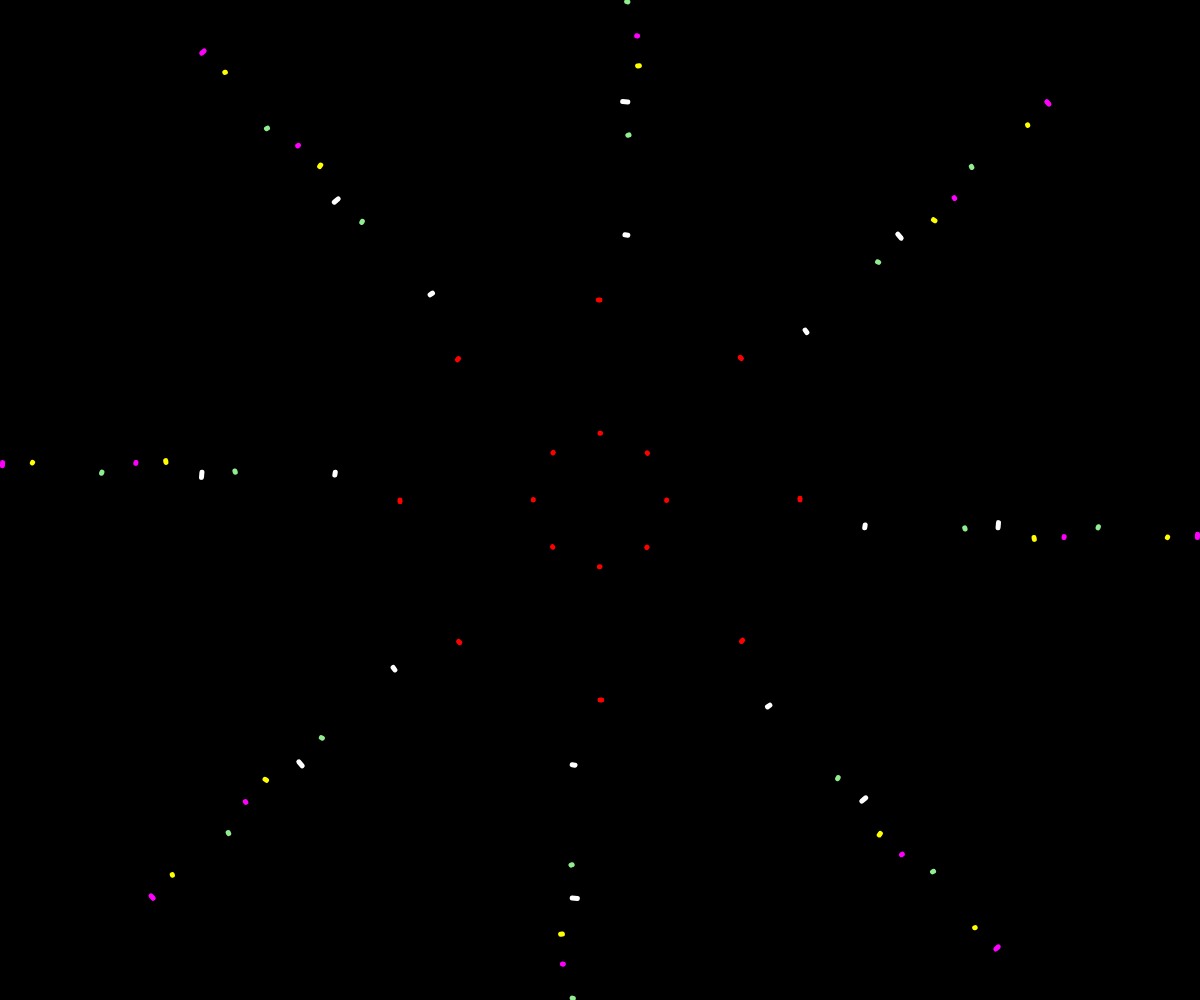
Frame 1 (no input)
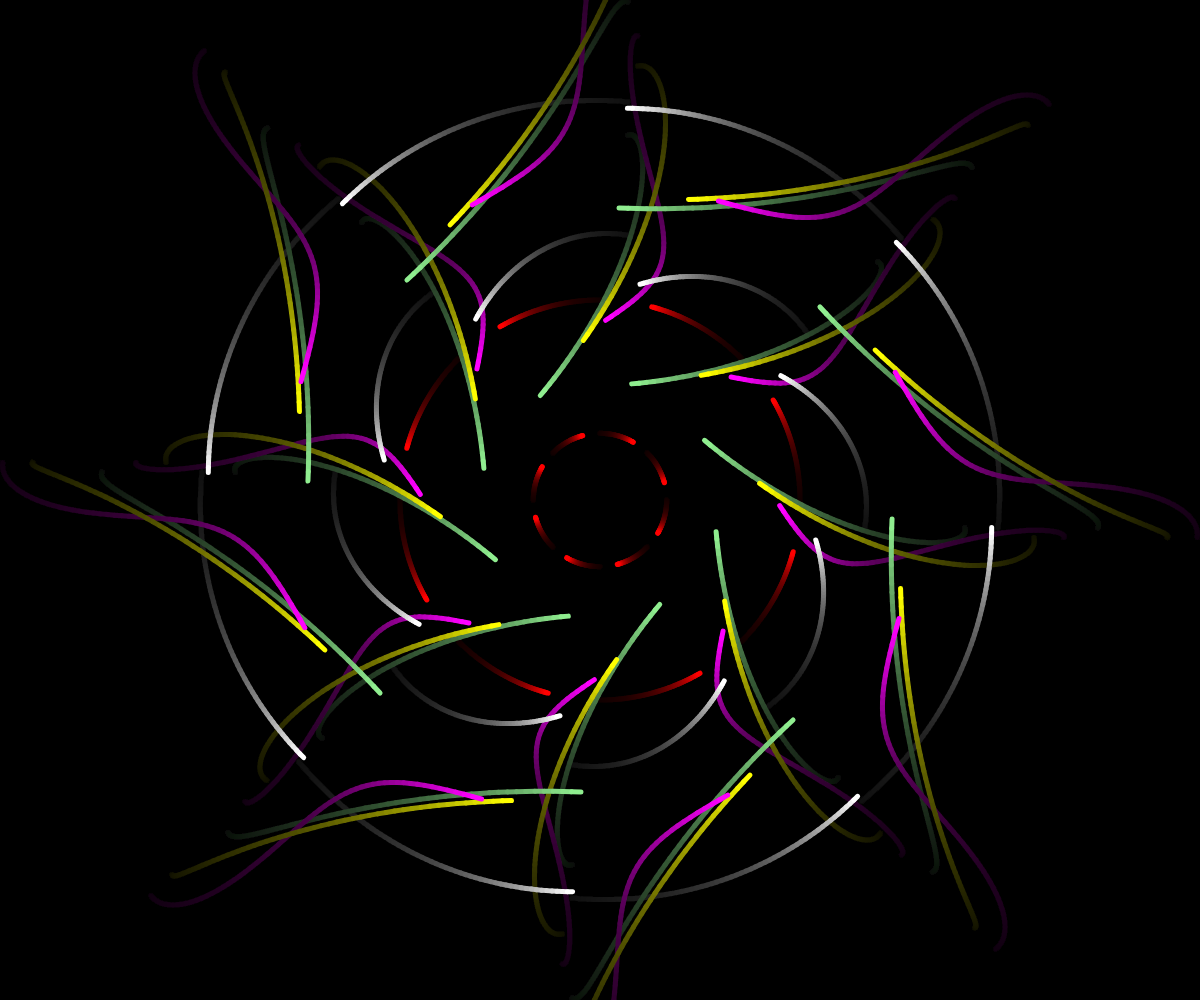
Frame 60 (no input)
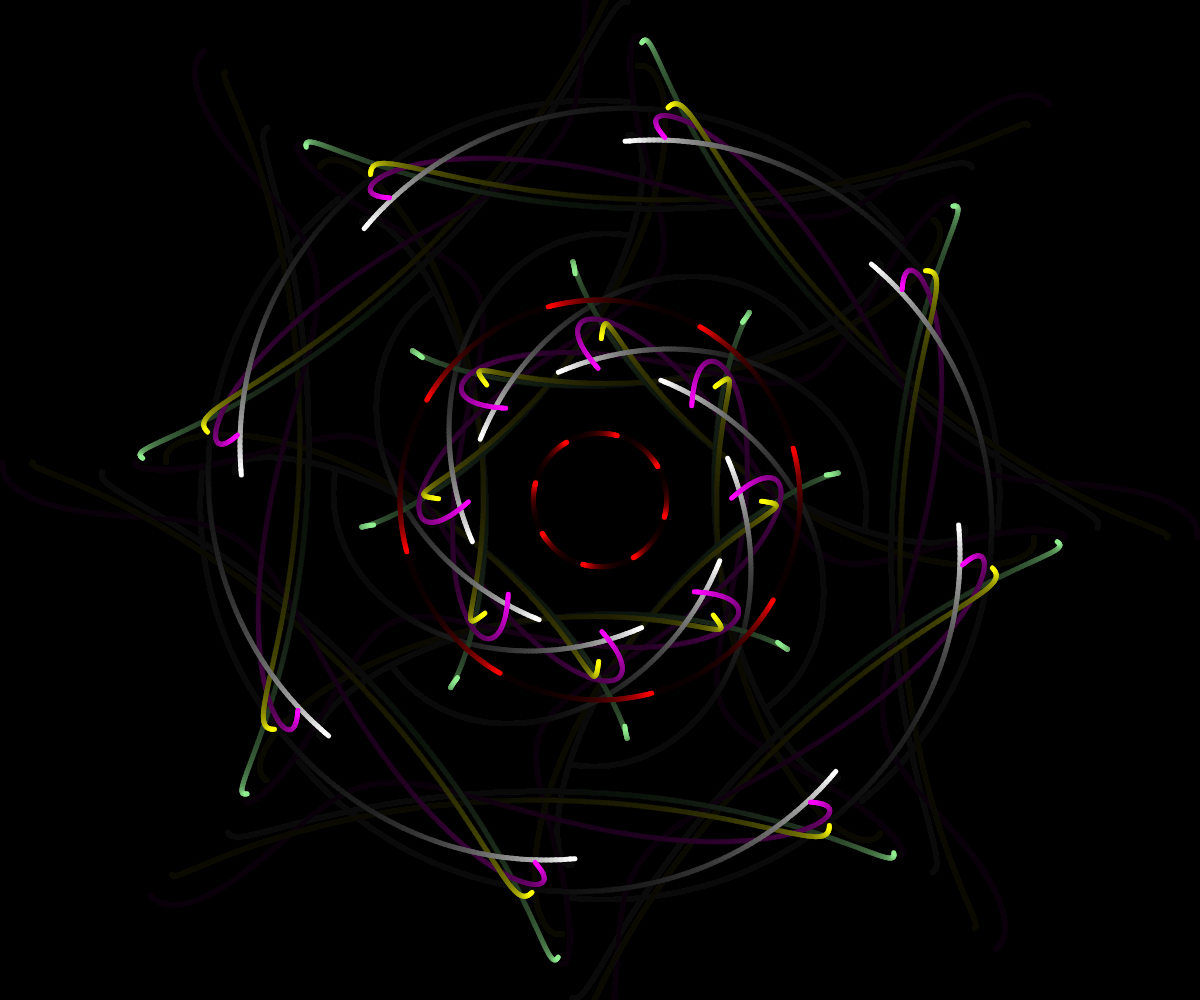
Frame 120 (the mouse pressed at the canvas centre since frame 60)

The p5.js sketch that drew these frames (run headless with seeded random() and noise() and a simulated clock; from frame 60 on, the mouse is pressed at the canvas centre):

// p5.js sketch
// ── sketch.js
function setup() {
  createCanvas(window.innerWidth, window.innerHeight);
  background(0);
  strokeWeight(5)
  stroke('white')
  angleMode(DEGREES);
  // frameRate(10)
  noFill()
}
let x1 = 0;
let y1 = 0;
let x2;
let y2;
const xDivider = 200;
const yDivider = 200;
let xCounter1 = 0;
let yCounter1 = 0;
let xCounter2 = xDivider;
let yCounter2 = 0;
let killCounter = 0;
let frames = 50000;

const radius1 = 200;
const radius2 = 200;
const radius3 = 100;
const radius4 = 70;
const radius5 = 30;
let angle1 = 0;
let angle2 = 0;
let angle3 = 0;
let angle4 = 0;
let angle5 = 0;
const adder1 = 0.5;
const adder2 = -1;
const adder3 = -2.33;
const adder4 = 0.5;
const adder5 = 5.2;

let x;
let y;
let nextX;
let nextY;
let prevX;
let prevY;


function draw() {
  background(0, 12);
  // fancyLines()
  // randomLines();
  orbitalLines()
}

function randomLines() {
  strokeWeight(0.2)
  x2 = Math.random()*width
  y2 = Math.random()*height;

  line(x1, y1, x2, y2)
  console.log(x1)
  x1 = x2
  y1 = y2

}

function fancyLines() {
  strokeWeight(0.1)
  if (yCounter1 == 0 && xCounter1 < xDivider) {
    xCounter1 += xDivider/(xDivider+10);
  } else if (yCounter1 < yDivider && xCounter1 == xDivider) {
    yCounter1 += yDivider/(yDivider);
  } else if (yCounter1 == yDivider && xCounter1 <= xDivider && xCounter1 > 0) {
    xCounter1 -= xDivider/(xDivider);
  } else if (yCounter1 <= yDivider && xCounter1 == 0) {
    yCounter1 -= yDivider/(yDivider);
  }

  if (yCounter2 == 0 && xCounter2 < xDivider) {
    xCounter2 += xDivider/(xDivider-10);
  } else if (yCounter2 < yDivider && xCounter2 == xDivider) {
    yCounter2 += yDivider/(yDivider);
  } else if (yCounter2 == yDivider && xCounter2 <= xDivider && xCounter2 > 0) {
    xCounter2 -= xDivider/(xDivider);
  } else if (yCounter2 <= yDivider && xCounter2 == 0) {
    yCounter2 -= yDivider/(yDivider);
  }

  x1 = (width/xDivider)*xCounter1;
  y1 = (height/yDivider)*yCounter1;
  x2 = (width/xDivider)*xCounter2;
  y2 = (height/yDivider)*yCounter2;

  if (xCounter2 >= xDivider) {
    xCounter2 = xDivider;
  } else if (xCounter2 <= 0) {
    xCounter2 = 0;
  }
  if (yCounter2 >= yDivider) {
    yCounter2 = yDivider;
  } else if (yCounter2 <= 0) {
    yCounter2 = 0;
  }
  
  if (xCounter1 >= xDivider) {
    xCounter1 = xDivider;
  } else if (xCounter1 <= 0) {
    xCounter1 = 0;
  }
  if (yCounter1 >= yDivider) {
    yCounter1 = yDivider;
  } else if (yCounter1 <= 0) {
    yCounter1 = 0;
  }


  // console.log("x = "+Math.floor(xCounter2))
  // console.log("y = "+yCounter2)

  line(x1, y1, x2, y2);

  if (onclick) {
    frameRate(0);
    console.log("kill")
  }
  killCounter++
}

function orbitalLines() {
let looper = 8
  for (let i = 0; i < looper; i++) {
    const divider = 360/looper;
      drawStartOrbitalLines(-angle1+i*divider, radius1, -adder1, 'red')
      drawOrbitalLines(angle2+i*divider+looper, radius2, adder2, 'white')
      drawOrbitalLines(-angle3+i*divider, radius3, -adder3, 'lightgreen')
      drawOrbitalLines(angle4+i*divider+looper, radius4, adder4, 'yellow')
      drawOrbitalLines(-angle5+i*divider, radius5, -adder5, 'magenta')

      drawStartOrbitalLines(angle1+i*divider, radius1/3, adder1, 'red')
      drawOrbitalLines(angle2+i*divider+looper, radius2, adder2, 'white')
      drawOrbitalLines(-angle3+i*divider, radius3, -adder3, 'lightgreen')
      drawOrbitalLines(angle4+i*divider+looper, radius4, adder4, 'yellow')
      drawOrbitalLines(-angle5+i*divider, radius5, -adder5, 'magenta')
  }

  // drawStartOrbitalLines(angle1, radius1, adder1, 'red')
  // drawOrbitalLines(angle2, radius2, adder2, 'white')
  // drawOrbitalLines(angle3, radius3, adder3, 'lightgreen')
  // // drawOrbitalLines(angle4, radius4, adder4, 'yellow')
  // // drawOrbitalLines(angle5, radius5, adder5, 'magenta')

    // point(x, y);
  angle1 = (angle1+adder1)%360;
  angle2 = (angle2+adder2)%360;
  angle3 = (angle3+adder3)%360;
  angle4 = (angle4+adder4)%360;
  angle5 = (angle5+adder5)%360;
}

function drawStartOrbitalLines(angle, radius, adder, s) {
  x = cos(angle-90)*radius+width/2
  nextX = cos(angle+adder-90)*radius+width/2
  y = sin(angle-90)*radius+height/2
  nextY = sin(angle+adder-90)*radius+height/2
  prevX = x;
  prevY = y;
  
  stroke(s)
  line(x, y, nextX, nextY)
}

function drawOrbitalLines(angle, radius, adder, s) {
  x = cos(angle-90)*radius+prevX;
  nextX = cos(angle+adder-90)*radius+nextX;
  y = sin(angle-90)*radius+prevY
  nextY = sin(angle+adder-90)*radius+nextY;
  prevX = x;
  prevY = y;
  
  stroke(s)
  line(x, y, nextX, nextY)
}
